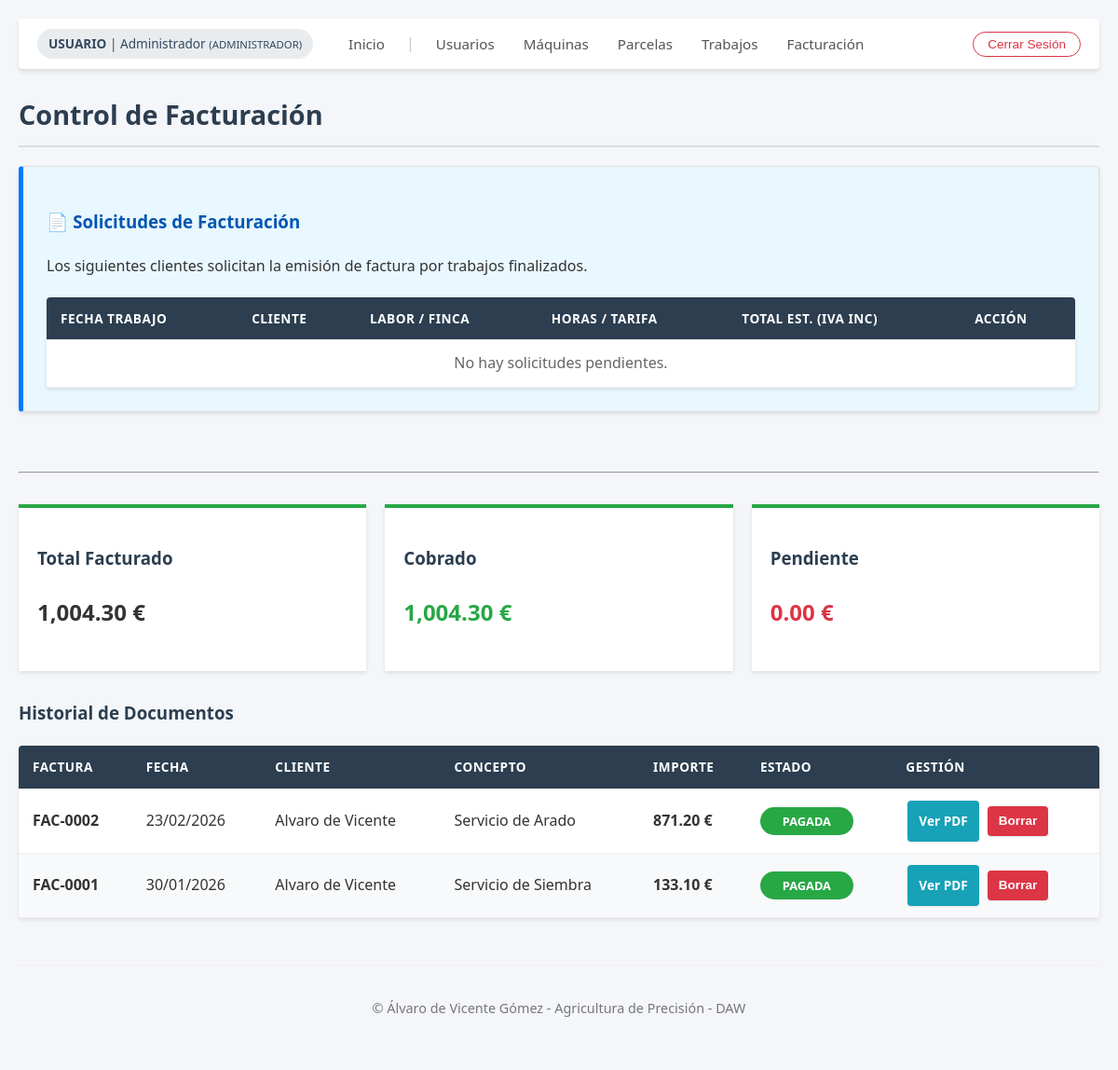
The page /gestion_facturas.php (signed in) on the database its author committed.
### tables this page shows
CREATE TABLE `facturas` (
  `codigo_factura` int(11) NOT NULL AUTO_INCREMENT,
  `codigo_trabajo` int(11) NOT NULL,
  `fecha_emision` date NOT NULL,
  `base_imponible` decimal(10,2) NOT NULL,
  `iva` decimal(10,2) NOT NULL,
  `total` decimal(10,2) NOT NULL,
  `estado_pago` varchar(20) DEFAULT 'Pendiente',
  PRIMARY KEY (`codigo_factura`),
  UNIQUE KEY `codigo_trabajo` (`codigo_trabajo`),
  CONSTRAINT `facturas_ibfk_1` FOREIGN KEY (`codigo_trabajo`) REFERENCES `trabajos` (`codigo_trabajo`) ON DELETE CASCADE
);

CREATE TABLE `usuarios` (
  `login` varchar(50) NOT NULL COMMENT 'Identificador único de acceso',
  `password` varchar(50) NOT NULL,
  `nombre` varchar(50) NOT NULL,
  `apellidos` varchar(100) NOT NULL,
  `dni` varchar(15) DEFAULT NULL,
  `email` varchar(100) DEFAULT NULL,
  `tipo` int(11) NOT NULL COMMENT '0=Admin, 1=Maquinista, 2=Agricultor',
  PRIMARY KEY (`login`)
);

CREATE TABLE `trabajos` (
  `codigo_trabajo` int(11) NOT NULL AUTO_INCREMENT,
  `tipo_trabajo` varchar(50) NOT NULL,
  `estado` int(11) DEFAULT 0 COMMENT '0=Pendiente, 1=En Curso, 2=Finalizado',
  `fecha_solicitud` date NOT NULL,
  `codigo_parcela` int(11) NOT NULL,
  `codigo_maquina` int(11) DEFAULT NULL,
  `login_maquinista` varchar(50) DEFAULT NULL,
  `horas_reales` decimal(5,2) DEFAULT 0.00,
  PRIMARY KEY (`codigo_trabajo`),
  KEY `codigo_parcela` (`codigo_parcela`),
  KEY `codigo_maquina` (`codigo_maquina`),
  KEY `login_maquinista` (`login_maquinista`),
  CONSTRAINT `trabajos_ibfk_1` FOREIGN KEY (`codigo_parcela`) REFERENCES `parcelas` (`codigo_parcela`) ON DELETE CASCADE,
  CONSTRAINT `trabajos_ibfk_2` FOREIGN KEY (`codigo_maquina`) REFERENCES `maquinas` (`codigo_maquina`) ON UPDATE CASCADE,
  CONSTRAINT `trabajos_ibfk_3` FOREIGN KEY (`login_maquinista`) REFERENCES `usuarios` (`login`) ON UPDATE CASCADE
);

### gestion_facturas.php (the view, shortened to what this page needs)
<?php
require("conexion.php");
include("includes/header.php");
?>
<h1>Control de Facturación</h1>
<div class="panel-formulario" style="border-left: 5px solid #007bff; background: #e9f7fe;">
    <h3 style="color: #0056b3;">📄 Solicitudes de Facturación</h3>
    <p>Los siguientes clientes solicitan la emisión de factura por trabajos finalizados.</p>
    <table>
        <thead>
            <tr>
                <th>Fecha Trabajo</th>
                <th>Cliente</th>
                <th>Labor / Finca</th>
                <th>Horas / Tarifa</th>
                <th>Total Est. (IVA inc)</th>
                <th>Acción</th>
            </tr>
        </thead>
        <tbody>
            <?php
            $sql_req = "SELECT t.*, u.nombre, u.apellidos, m.precio_hora, m.nombre as maq_nom, p.nombre as parc_nom
                        FROM trabajos t
                        JOIN parcelas p ON t.codigo_parcela = p.codigo_parcela
                        JOIN usuarios u ON p.login_agricultor = u.login
                        JOIN maquinas m ON t.codigo_maquina = m.codigo_maquina
                        WHERE t.estado = 3
                        ORDER BY t.fecha_solicitud ASC";
            $res_req = mysqli_query($conexion, $sql_req);
            if (mysqli_num_rows($res_req) == 0) {
                echo "<tr><td colspan='6' style='text-align:center; color:#666;'>No hay solicitudes pendientes.</td></tr>";
            }
            ?>
        </tbody>
    </table>
</div>
<br><hr><br>
<div class="dashboard" style="grid-template-columns: repeat(3, 1fr); margin-bottom: 30px;">
    <?php
    $q_tot = mysqli_fetch_assoc(mysqli_query($conexion, "SELECT SUM(total) as t FROM facturas"));
    $q_cob = mysqli_fetch_assoc(mysqli_query($conexion, "SELECT SUM(total) as t FROM facturas WHERE estado_pago='Pagada'"));
    $q_pen = mysqli_fetch_assoc(mysqli_query($conexion, "SELECT SUM(total) as t FROM facturas WHERE estado_pago='Pendiente'"));
    $total_emitido = $q_tot['t'] ?? 0;
    $total_cobrado = $q_cob['t'] ?? 0;
    $total_deuda = $q_pen['t'] ?? 0;
    ?>
    <div class="card">
        <h3>Total Facturado</h3>
        <p style="font-size:1.5em; font-weight:bold; color:#333;"><?php echo number_format($total_emitido, 2); ?> €</p>
    </div>
    <div class="card">
        <h3>Cobrado</h3>
        <p style="font-size:1.5em; font-weight:bold; color:#28a745;"><?php echo number_format($total_cobrado, 2); ?> €</p>
    </div>
    <div class="card">
        <h3>Pendiente</h3>
        <p style="font-size:1.5em; font-weight:bold; color:#dc3545;"><?php echo number_format($total_deuda, 2); ?> €</p>
    </div>
</div>
<h3>Historial de Documentos</h3>
<table>
    <thead>
        <tr>
            <th>Factura</th>
            <th>Fecha</th>
            <th>Cliente</th>
            <th>Concepto</th>
            <th>Importe</th>
            <th>Estado</th>
            <th>Gestión</th>
        </tr>
    </thead>
    <tbody>
        <?php
        $sql = "SELECT f.*, t.tipo_trabajo, u.nombre, u.apellidos
                FROM facturas f
                JOIN trabajos t ON f.codigo_trabajo = t.codigo_trabajo
                JOIN parcelas p ON t.codigo_parcela = p.codigo_parcela
                JOIN usuarios u ON p.login_agricultor = u.login
                ORDER BY f.fecha_emision DESC";
        $res = mysqli_query($conexion, $sql);
        while ($f = mysqli_fetch_array($res)) {
            $estado = $f['estado_pago'];
            $css_estado = ($estado == 'Pagada') ? 'estado-finalizado' : 'estado-pendiente';
            echo "<tr>";
            echo "<td><b>FAC-" . str_pad($f['codigo_factura'], 4, "0", STR_PAD_LEFT) . "</b></td>";
            echo "<td>" . date("d/m/Y", strtotime($f['fecha_emision'])) . "</td>";
            echo "<td>" . $f['nombre'] . " " . $f['apellidos'] . "</td>";
            echo "<td>Servicio de " . $f['tipo_trabajo'] . "</td>";
            echo "<td style='font-weight:bold;'>" . number_format($f['total'], 2) . " €</td>";
            echo "<td><span class='etiqueta-estado $css_estado'>" . strtoupper($estado) . "</span></td>";
            echo "<td><div class='flex-acciones'>";
            echo "<a href='ver_factura.php?id=" . $f['codigo_factura'] . "' target='_blank' class='btn-accion btn-ver'>Ver PDF</a>";
            echo "<form method='POST' onsubmit='return confirm(\"¿Eliminar factura permanentemente?\");' style='margin:0;'>
                    <input type='hidden' name='id_factura' value='" . $f['codigo_factura'] . "'>
                    <button type='submit' name='btn_borrar_factura' class='btn-accion btn-borrar'>Borrar</button>
                  </form>";
            echo "</div></td>";
            echo "</tr>";
        }
        ?>
    </tbody>
</table>
<?php include("includes/footer.php"); ?>

### css/estilos.css (style rules this page uses)
:root { --color-primario: #2c3e50; --color-secundario: #34495e; --color-acento: #28a745; --color-acento-hover: #218838; --color-peligro: #dc3545; --color-fondo: #f4f6f9; --color-blanco: #ffffff; --color-texto: #333333; --bg-pendiente: #fff3cd; --txt-pendiente: #856404; --bg-curso: #d1ecf1; --txt-curso: #0c5460; --bg-final: #d4edda; --txt-final: #155724; --radio-borde: 4px; --sombra-suave: 0 2px 4px rgba(0,0,0,0.1); }
body { font-family: 'Segoe UI', Tahoma, Geneva, Verdana, sans-serif; margin: 0; padding: 20px; background: var(--color-fondo); color: var(--color-texto); line-height: 1.6; }
h1, h2, h3 { color: var(--color-primario); margin-bottom: 20px; }
h1 { border-bottom: 2px solid #ddd; padding-bottom: 10px; font-size: 1.8em; }
a { text-decoration: none; color: #007bff; }
.panel-formulario, .caja-login { background: var(--color-blanco); padding: 25px; border: 1px solid #e0e0e0; border-radius: var(--radio-borde); box-shadow: var(--sombra-suave); margin-bottom: 30px; }
input[type=submit], button { background-color: var(--color-acento); color: white; padding: 10px 20px; border: none; border-radius: var(--radio-borde); cursor: pointer; font-size: 1em; transition: background 0.3s; }
table { width: 100%; border-collapse: collapse; margin-top: 20px; background: var(--color-blanco); box-shadow: var(--sombra-suave); border-radius: var(--radio-borde); overflow: hidden; }
th, td { border-bottom: 1px solid #eee; padding: 12px 15px; text-align: left; vertical-align: middle; }
th { background-color: var(--color-primario); color: white; font-weight: 600; text-transform: uppercase; font-size: 0.85em; letter-spacing: 0.5px; }
tr:nth-child(even) { background-color: #f8f9fa; }
.dashboard, .dashboard-agri, .contenedor-mapa { display: flex; gap: 20px; flex-wrap: wrap; }
.card { background: var(--color-blanco); padding: 20px; flex: 1; min-width: 250px; border-top: 4px solid var(--color-acento); box-shadow: var(--sombra-suave); transition: transform 0.2s; }
.etiqueta-estado { padding: 5px 10px; border-radius: 15px; font-size: 0.8em; font-weight: bold; text-transform: uppercase; display: inline-block; min-width: 80px; text-align: center; }
.estado-finalizado { background-color: #28a745; color: white; }
.flex-acciones { display: flex; gap: 5px; justify-content: flex-start; align-items: center; }
.btn-accion { display: inline-flex; align-items: center; justify-content: center; padding: 6px 12px !important; border: none; border-radius: 4px; font-size: 0.85em !important; font-weight: 600; text-decoration: none !important; cursor: pointer; transition: all 0.2s ease-in-out; color: white !important; line-height: 1.2; box-shadow: 0 1px 2px rgba(0,0,0,0.1); height: 32px; margin: 0 2px; }
.btn-ver { background-color: #17a2b8 !important; }
.btn-borrar, .btn-rojo { background-color: #dc3545 !important; }

### rows shown on the page
facturas: codigo_factura "0002", fecha_emision "23/02/2026", usuarios.nombre "Alvaro", usuarios.apellidos "de Vicente", codigo_trabajo.tipo_trabajo "Arado", total "871.20", estado_pago "PAGADA"
facturas: codigo_factura "0001", fecha_emision "30/01/2026", usuarios.nombre "Alvaro", usuarios.apellidos "de Vicente", codigo_trabajo.tipo_trabajo "Siembra", total "133.10", estado_pago "PAGADA"

### other values the page prints
$nombre_usuario "Administrador"
$rol_actual "ADMINISTRADOR"
$total_emitido "1,004.30"
$total_cobrado "1,004.30"
$total_deuda "0.00"
